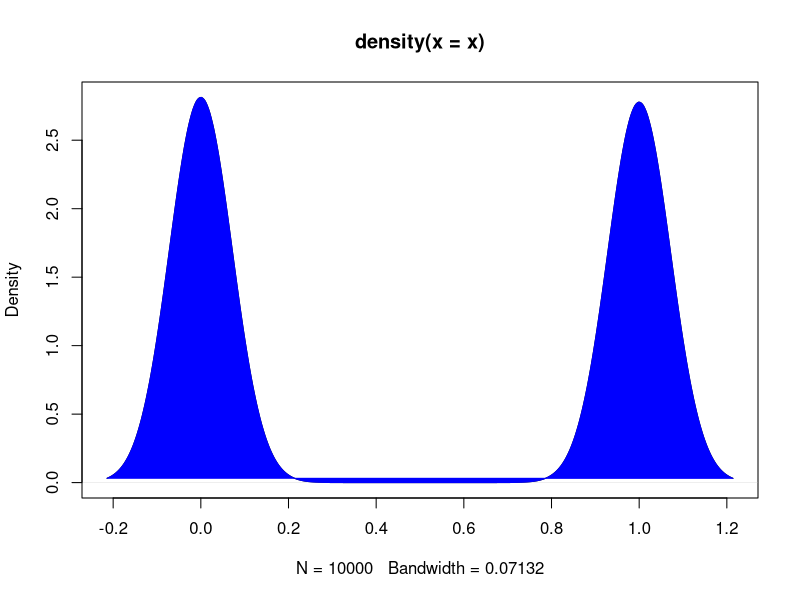
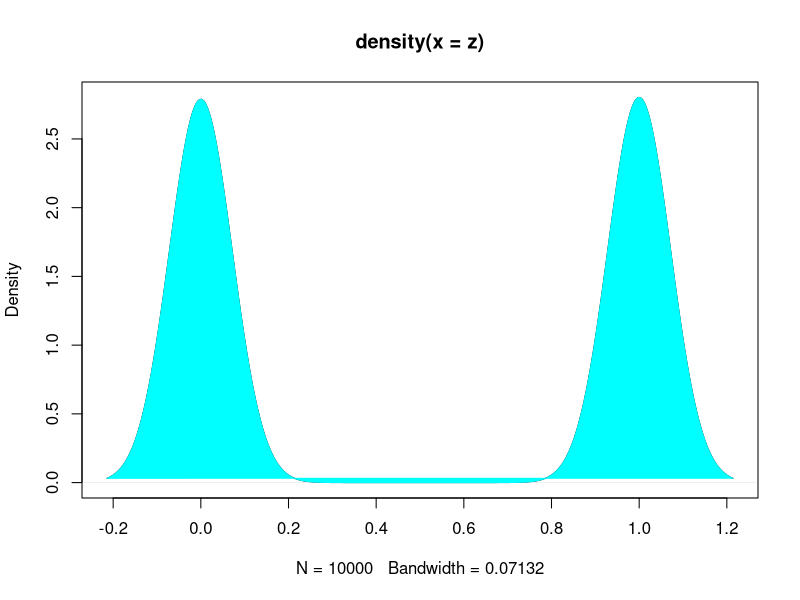
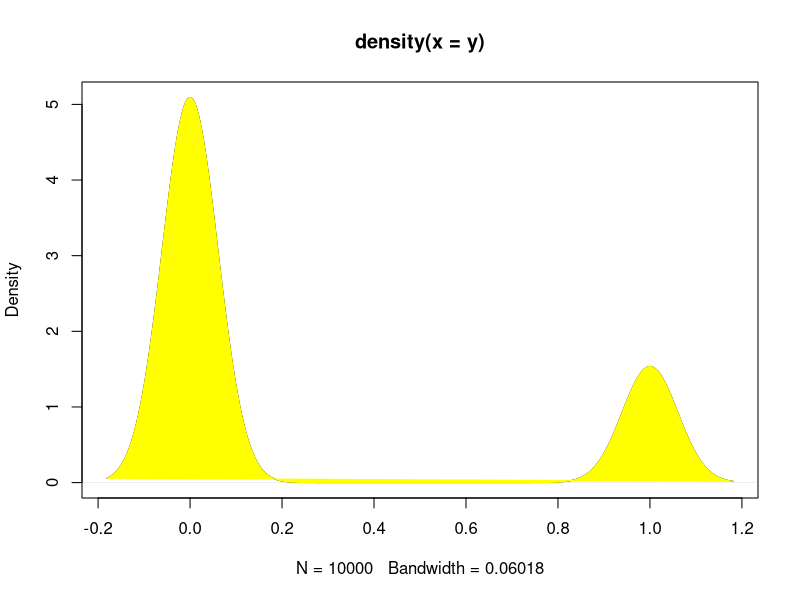
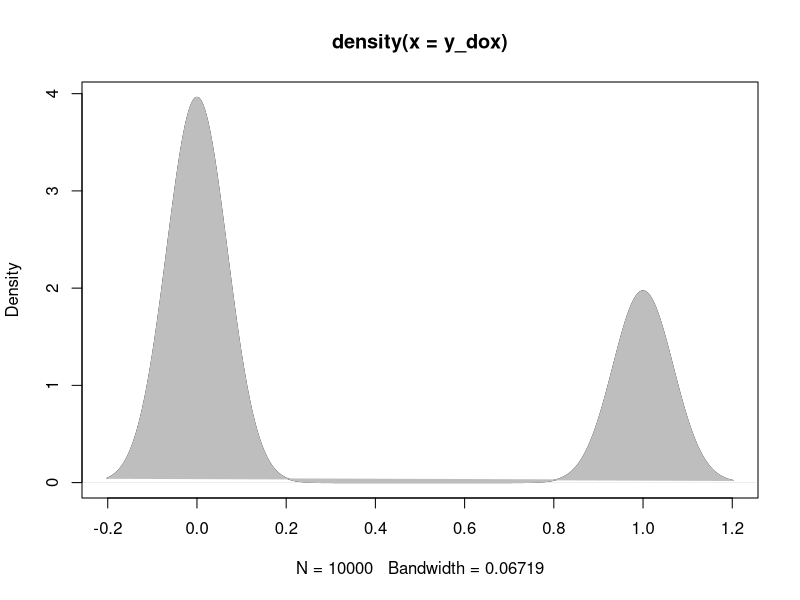

These charts were generated, in order, by the following R code:
## Constants
n_samples <- 10000

## Initial Vectors
e_x <- rnorm(n_samples)
e_y <- rnorm(n_samples)
e_z <- rnorm(n_samples)


## Nodes for the DAG
intervention <- 1
z <- 1*(e_z >0)
x <- 1*(z + e_x >0.5)
y <- 1*(x + z + e_y >2)
y_dox <- 1*(intervention + z + e_y >2)


## Plot KDEs
d_x <- density(x)
plot(d_x)
polygon(d_x, col='blue', border = "blue")

d_z <- density(z)
plot(d_z)
polygon(d_z, col='cyan', border = "cyan")

d_y <- density(y)
plot(d_y)
polygon(d_y, col='yellow', border = "yellow")

d_y_dox <- density(y_dox)
plot(d_y_dox)
polygon(d_y_dox, col='gray', border = "gray")

## Mean of interventions
mean(z)
mean(x)
mean(y)
mean(y_dox)
mean(y[x==1])
